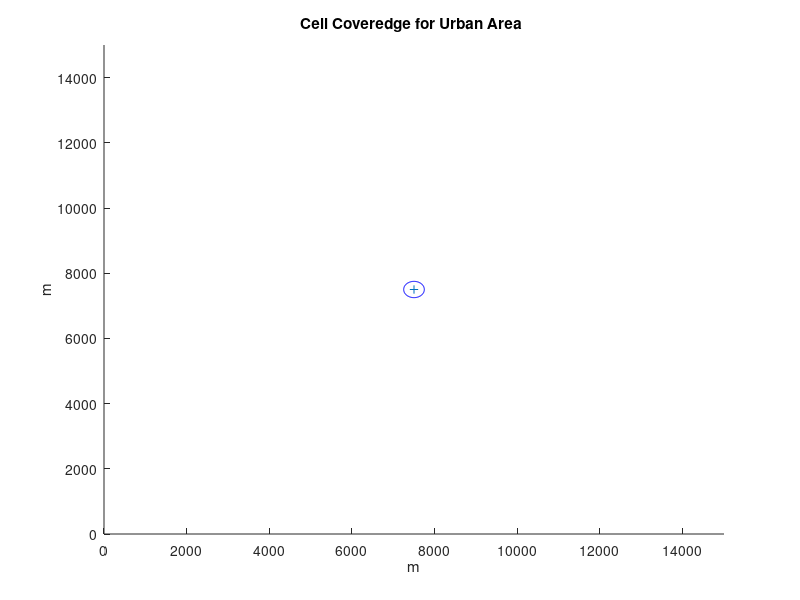

The MATLAB source for this figure: (Note: this script raises an error after producing the figure.)
% --Investigate the percentage of connected users with different
%   sensitivities and Base station Power

%Link Budget Calculation Based LTE in Urban
fc = 800; %Carrier Frequency 800 MHz
fc2 = 900; %Carrier Frequency 900 MHz
fc3 = 1800; %Carrier Frequency 1800 MHz
fc4 = 2100; %Carrier Frequency 2100 MHz

BW = 10000000; %Bandwidth 10 MHz
Power_bs = 43;  %Power of Base Station in dBm
Power_bs2 = 63; %Power of Second Base Station in dBm 

axis([0 15000 0 15000]); 
xlabel('m')
ylabel('m')
hold on
theta = linspace(0,2*pi); % To see the antenna location clearly; a circle is skectched around it,angle theta for circle
User_Number = 1000;  %Number of Users

%Placing Base Station
Base_Station_Loc = [7500;7500]; %Location of Base Station                                                     
Rad = 250;  %Radius of Base Station Area = 250m
plot(Base_Station_Loc(1),Base_Station_Loc(2),'+')  %Center of Base Station
hold on
x = 7500 + Rad*cos(theta);
y = 7500 + Rad*sin(theta);
plot(x,y,'b');
title('Cell Coveredge for Urban Area ')
hold on

%Randomly User Location
user = 15000*rand(2,1000);  % 1000 Users in the Area (1000 users are randomly located in 2D Area)
x1=user(1,:); % x coordinate of the user location
y1=user(2,:); % y coordinate of the user location


%Calculation of Receiver Sensitivity

NF = 5;    %Noise Figure for FDD Base Station in 3GPP technical Report
EbN0 = 14; % BER=10^-6
R = 6e6;   %Data Rate 6 Mbps
SNR = EbN0 + 10*log10(R/BW); % SNR Calculation
Noise_floor = -174 + (10*log10(BW)); %in dBm 
Sensitivity = Noise_floor + SNR + NF + 30; %Calculated Receiver Sensitivity, Converted dBm with +30


%Received Powers of Users from BS
for i=1:1000
 distance_1(i) = sqrt((x1(i)- Base_Station_Loc(1,1))^2 + (y1(i)- Base_Station_Loc(1,1))^2); %User Distances to BS Euclidian distance
 received_pow1(i) = Received_power_urban(Power_bs,distance_1(i),fc) + 30 ; %Converted to dBm with +30
 received_pow2(i) = Received_power_urban(Power_bs,distance_1(i),fc2) + 30 ;
 received_pow3(i) = Received_power_urban(Power_bs,distance_1(i),fc3) + 30 ;
 received_pow4(i) = Received_power_urban(Power_bs,distance_1(i),fc4) + 30 ;
end
for i=1:1000
 distance_1(i) = sqrt((x1(i)- Base_Station_Loc(1,1))^2 + (y1(i)- Base_Station_Loc(1,1))^2); %User Distances to BS Euclidian distance
 received_pow1_2(i) = Received_power_urban(Power_bs2,distance_1(i),fc) + 30 ; %Converted to dBm with +30
 received_pow2_2(i) = Received_power_urban(Power_bs2,distance_1(i),fc2) + 30 ;
 received_pow3_2(i) = Received_power_urban(Power_bs2,distance_1(i),fc3) + 30 ;
 received_pow4_2(i) = Received_power_urban(Power_bs2,distance_1(i),fc4) + 30 ;
end


% Determine users who can connect the base station
Connected_users = find(received_pow1 > Sensitivity);

for j=1:1000
    if (~isempty(find(Connected_users == j)))== 0;
        %     isempty    This MATLAB function returns logical 1 (true) if A
        %     is an empty array and logical 0 (false) otherwise.
        %     find       Find indices and values of nonzero elements
    plot(x1(j),y1(j),'xr');  % Marked users with red who cannot connect to Base station
    hold on;
    else
    plot(x1(j),y1(j),'*g');  % Marked users with green who can connect to Base station
    hold on;
    end 
end

distance_2 =0:100:15000; % Observation interval for percentage, examine it for 100m
for percentage=1:length(distance_2)
     temp = 0;
    for i=1:User_Number
      received_pow_800MHz(i)= Received_power_urban(Power_bs,distance_2(percentage),fc);
      if(received_pow_800MHz(i) > -70)
          temp=temp+1;
      else
          temp=temp;
      end      
    end
    Percentage_800(percentage)= temp/(User_Number)*100;  %Percentage for carrier freq. is 800MHz,Power of base station is 43dBm
end
for percentage=1:length(distance_2)
     temp = 0;
    for i=1:User_Number
      received_pow_800MHz_2(i)= Received_power_urban(Power_bs2,distance_2(percentage),fc);
      if(received_pow_800MHz_2(i) > -70)
          temp=temp+1;
      else
          temp=temp;
      end      
    end
    Percentage_800_2(percentage)= temp/(User_Number)*100;  %Percentage for carrier freq. is 800MHz,Power of base station is 63dBm
end

for percentage=1:length(distance_2)
     temp = 0;
    for i=1:User_Number
      received_pow_2100MHz(i)= Received_power_urban(Power_bs,distance_2(percentage),fc4);
      if(received_pow_2100MHz(i) > -70)
          temp=temp+1;
      else
          temp=temp;
      end      
    end
    Percentage_2100(percentage)= temp/(User_Number)*100;  %Percentage for carrier freq. is 2100MHz,Power of base station is 43dBm
end
for percentage=1:length(distance_2)
     temp = 0;
    for i=1:User_Number
      received_pow_2100MHz_2(i)= Received_power_urban(Power_bs2,distance_2(percentage),fc4);
      if(received_pow_2100MHz_2(i) > -70)
          temp=temp+1;
      else
          temp=temp;
      end      
    end
    Percentage_2100_2(percentage)= temp/(User_Number)*100;  %Percentage for carrier freq. is 2100MHz,Power of base station is 63dBm
end


figure(2)
plot(distance_2,Percentage_800,'r');
hold on
plot(distance_2,Percentage_800_2,'m');
title({'Percentage - Distance graph at 800Mhz,';'Transmitted Power is 43 dBm and 63 dBm, Receiver Sensitivity is -70dBm'});
xlabel('m')
ylabel('%')
legend('Tx power 43 dBm','Tx power 63 dBm');
grid on

figure(3)
plot(distance_2,Percentage_2100,'r');
hold on
plot(distance_2,Percentage_2100_2,'m');
title({'Percentage - Distance graph at 2100Mhz,';'Transmitted Power is 43 dBm and 63 dBm, Receiver Sensitivity is -70dBm'});

xlabel('m')
ylabel('%')
legend('Tx power 43 dBm','Tx power 63 dBm');
grid on
